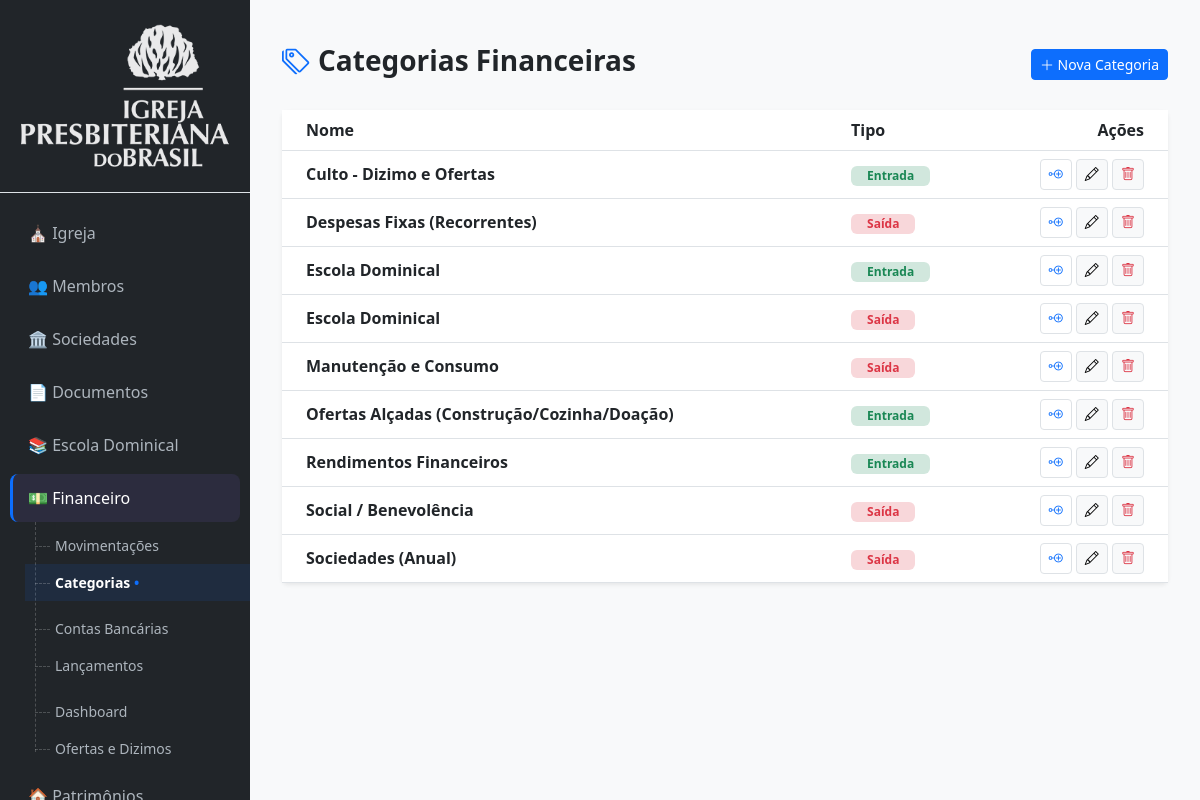
Screenshot of /financeiro/categorias (signed in) with the database file from the repository.
### tables this page shows
CREATE TABLE `financeiro_categorias` (
  `financeiro_categoria_id` int(11) NOT NULL,
  `financeiro_categoria_igreja_id` int(11) DEFAULT NULL,
  `financeiro_categoria_nome` varchar(100) DEFAULT NULL,
  `financeiro_categoria_tipo` enum('entrada','saida') DEFAULT NULL
);

### app/Controllers/FinanceiroController.php (called while the page is built, shortened)
<?php
class FinanceiroController extends Controller {
    private $model;
    public function __construct() {
        $this->model = new Financeiro();
    }
	public function categorias() {
		$igrejaId = $_SESSION['usuario_igreja_id'];
		$this->view('financeiro/categorias', [
			'categorias' => $this->model->getCategorias($igrejaId)
		]);
	}
}

### app/Core/Router.php (called while the page is built, shortened)
<?php
require_once __DIR__ . '/Autoload.php';
class Router
{
    public function run()
    {
        $url = $this->getUrl();
		$method = $url[1] ?? 'index';
        $params = array_slice($url, 2);
        $controller = new $controllerClass();
        call_user_func_array([$controller, $method], $params);
    }
    private function getUrl()
    {
        if (!empty($_GET['url'])) {
            $url = rtrim($_GET['url'], '/');
            $url = filter_var($url, FILTER_SANITIZE_URL);
            return explode('/', $url);
        }
        return [];
    }
}

### public/index.php (called while the page is built, shortened)
<?php
$config = require '../config/app.php';
require_once '../app/Core/Router.php';
$router = new Router();
$router->run();

### app/Models/Financeiro.php (called while the page is built, shortened)
<?php
class Financeiro {
    private $db;
    public function __construct() {
        $this->db = Database::getInstance();
    }
	public function getCategorias($igrejaId, $tipo = null) {
		$sql = "SELECT * FROM financeiro_categorias WHERE financeiro_categoria_igreja_id = ?";
		$params = [$igrejaId];
		$sql .= " ORDER BY financeiro_categoria_nome ASC";
		$stmt = $this->db->prepare($sql);
		$stmt->execute($params);
		return $stmt->fetchAll(\PDO::FETCH_ASSOC);
	}
}

### app/Core/Autoload.php (called while the page is built, shortened)
<?php
spl_autoload_register(function ($class) {
    $prefix = 'App\\';
    $base_dir = __DIR__ . '/../';
    $len = strlen($prefix);
    $relative_class = substr($class, $len);
    $file = $base_dir . str_replace('\\', '/', $relative_class) . '.php';
});
require_once __DIR__ . '/../Helpers/url.php';

### config/database.php (called while the page is built)
<?php
return [
    'host'   => '127.0.0.1',
    'port'   => '3306',
    'dbname' => 'EKKLESIA',
    'user'   => 'root',
    'pass'   => 'NovaSenhaForteAqui',
];

### app/Core/Database.php (called while the page is built, shortened)
<?php
class Database
{
    private static ?PDO $instance = null;
    public static function getInstance(): PDO
    {
        if (self::$instance === null) {
            $config = require __DIR__ . '/../../config/database.php';
            $dsn = "mysql:host={$config['host']};port={$config['port']};dbname={$config['dbname']};charset=utf8mb4";
            try {
                self::$instance = new PDO(
                    $dsn,
                    $config['user'],
                    $config['pass'],
                    [
                        PDO::ATTR_ERRMODE => PDO::ERRMODE_EXCEPTION,
                        PDO::ATTR_DEFAULT_FETCH_MODE => PDO::FETCH_ASSOC,
                        PDO::ATTR_EMULATE_PREPARES => false,
                        PDO::MYSQL_ATTR_INIT_COMMAND => "SET time_zone = '-03:00'"
                    ]
                );
            } catch (PDOException $e) {
                die("Erro ao conectar no banco: " . $e->getMessage());
            }
        }
        return self::$instance;
    }
}

### config/app.php (called while the page is built)
<?php
return [
    'base_path' => '/',
    'base_url' => 'http://ekklesia.local/'
];

### app/Helpers/url.php (called while the page is built, shortened)
<?php
function base_path()
{
    static $base = null;
    if ($base === null) {
        $config = require __DIR__ . '/../../config/app.php';
        $base = rtrim($config['base_path'], '/');
    }
    return $base;
}
function url($path = '')
{
    return base_path() . '/' . ltrim($path, '/');
}

### app/Views/paginas/financeiro/categorias.php (the view, shortened to what this page needs)
<div class="container-fluid py-4">
    <div class="d-flex justify-content-between align-items-center mb-4">
        <h3 class="fw-bold"><i class="bi bi-tags me-2 text-primary"></i>Categorias Financeiras</h3>
        <button class="btn btn-primary btn-sm" onclick="novaCat()">
            <i class="bi bi-plus-lg"></i> Nova Categoria
        </button>
    </div>
    <div class="row">
        <div class="col-md-12">
            <div class="card border-0 shadow-sm">
                <div class="card-body p-0">
                    <table class="table table-hover align-middle mb-0">
                        <thead class="bg-light">
                            <tr>
                                <th class="ps-4">Nome</th>
                                <th>Tipo</th>
                                <th class="text-end pe-4">Ações</th>
                            </tr>
                        </thead>
                        <tbody>
                            <?php foreach($categorias as $c): ?>
                            <tr>
                                <td class="ps-4 fw-bold"><?= $c['financeiro_categoria_nome'] ?></td>
                                <td>
                                    <?php if($c['financeiro_categoria_tipo'] == 'entrada'): ?>
                                        <span class="badge bg-success-subtle text-success px-3">Entrada</span>
                                    <?php else: ?>
                                        <span class="badge bg-danger-subtle text-danger px-3">Saída</span>
                                    <?php endif; ?>
                                </td>
                                <td class="text-end pe-4">
									<a href="<?= url('financeiro/subcategorias?cat_id='.$c['financeiro_categoria_id']) ?>"
									   class="btn btn-sm btn-outline-primary border"
									   title="Adicionar Subcategoria nesta categoria">
										<i class="bi bi-node-plus"></i>
									</a>
                                    <button class="btn btn-sm btn-light border" onclick="editCat(<?= $c['financeiro_categoria_id'] ?>, '<?= $c['financeiro_categoria_nome'] ?>', '<?= $c['financeiro_categoria_tipo'] ?>')" title="Editar">
                                        <i class="bi bi-pencil"></i>
                                    </button>
                                    <a href="<?= url('financeiro/excluir_categoria/'.$c['financeiro_categoria_id']) ?>" class="btn btn-sm btn-light border text-danger" onclick="return confirm('Excluir esta categoria?')" title="Excluir">
                                        <i class="bi bi-trash"></i>
                                    </a>
                                </td>
                            </tr>
                            <?php endforeach; ?>
                        </tbody>
                    </table>
                </div>
            </div>
        </div>
    </div>
</div>

### rows the page displays
financeiro_categorias: financeiro_categoria_nome "Culto - Dizimo e Ofertas", financeiro_categoria_tipo "Entrada"
financeiro_categorias: financeiro_categoria_nome "Despesas Fixas (Recorrentes)", financeiro_categoria_tipo "Saída"
financeiro_categorias: financeiro_categoria_nome "Escola Dominical", financeiro_categoria_tipo "Entrada"
financeiro_categorias: financeiro_categoria_nome "Escola Dominical", financeiro_categoria_tipo "Saída"
financeiro_categorias: financeiro_categoria_nome "Manutenção e Consumo", financeiro_categoria_tipo "Saída"
financeiro_categorias: financeiro_categoria_nome "Ofertas Alçadas (Construção/Cozinha/Doação)", financeiro_categoria_tipo "Entrada"
financeiro_categorias: financeiro_categoria_nome "Rendimentos Financeiros", financeiro_categoria_tipo "Entrada"
financeiro_categorias: financeiro_categoria_nome "Social / Benevolência", financeiro_categoria_tipo "Saída"
financeiro_categorias: financeiro_categoria_nome "Sociedades (Anual)", financeiro_categoria_tipo "Saída"
